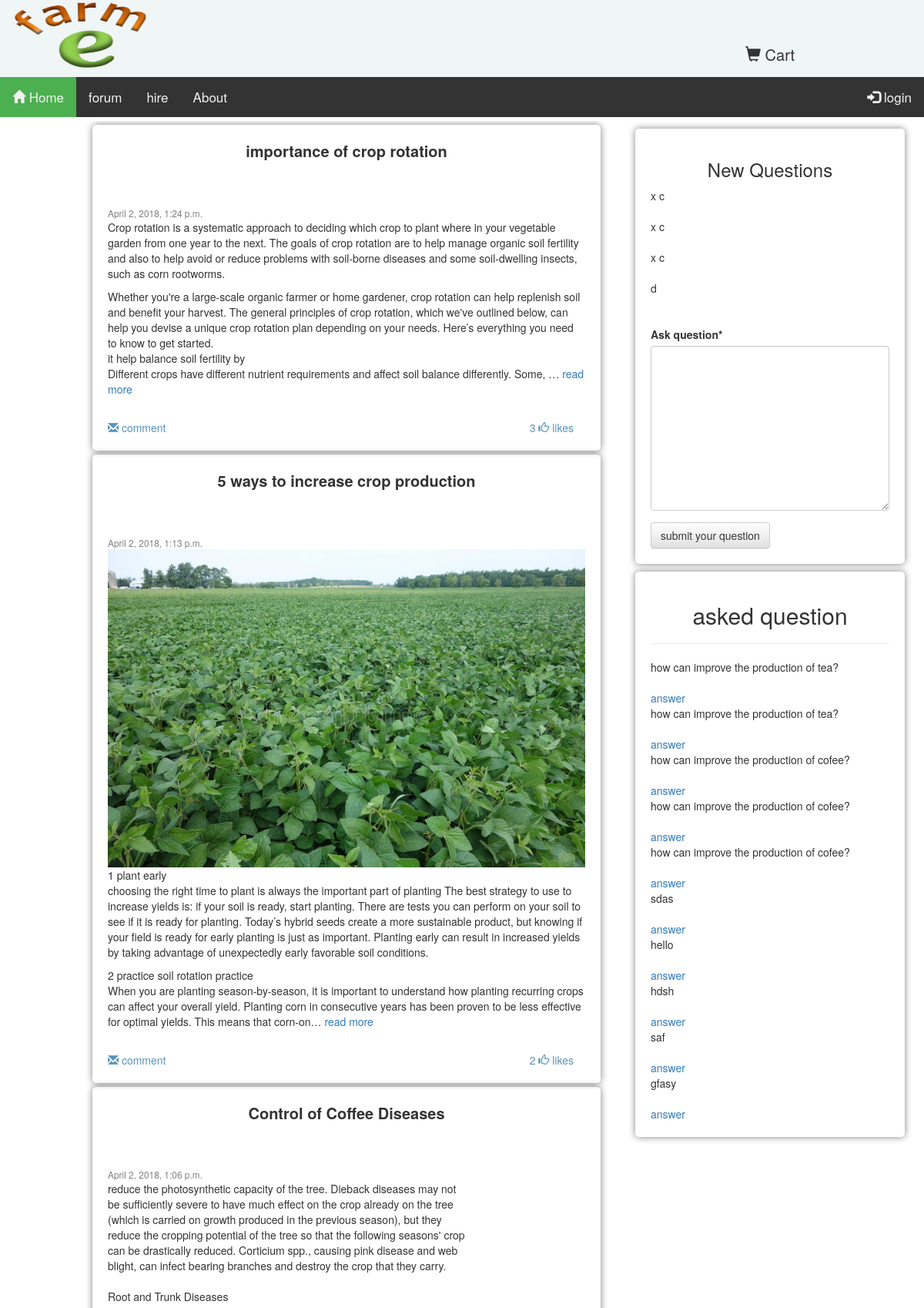
The app's page /forum/post/ (upper part), older data.
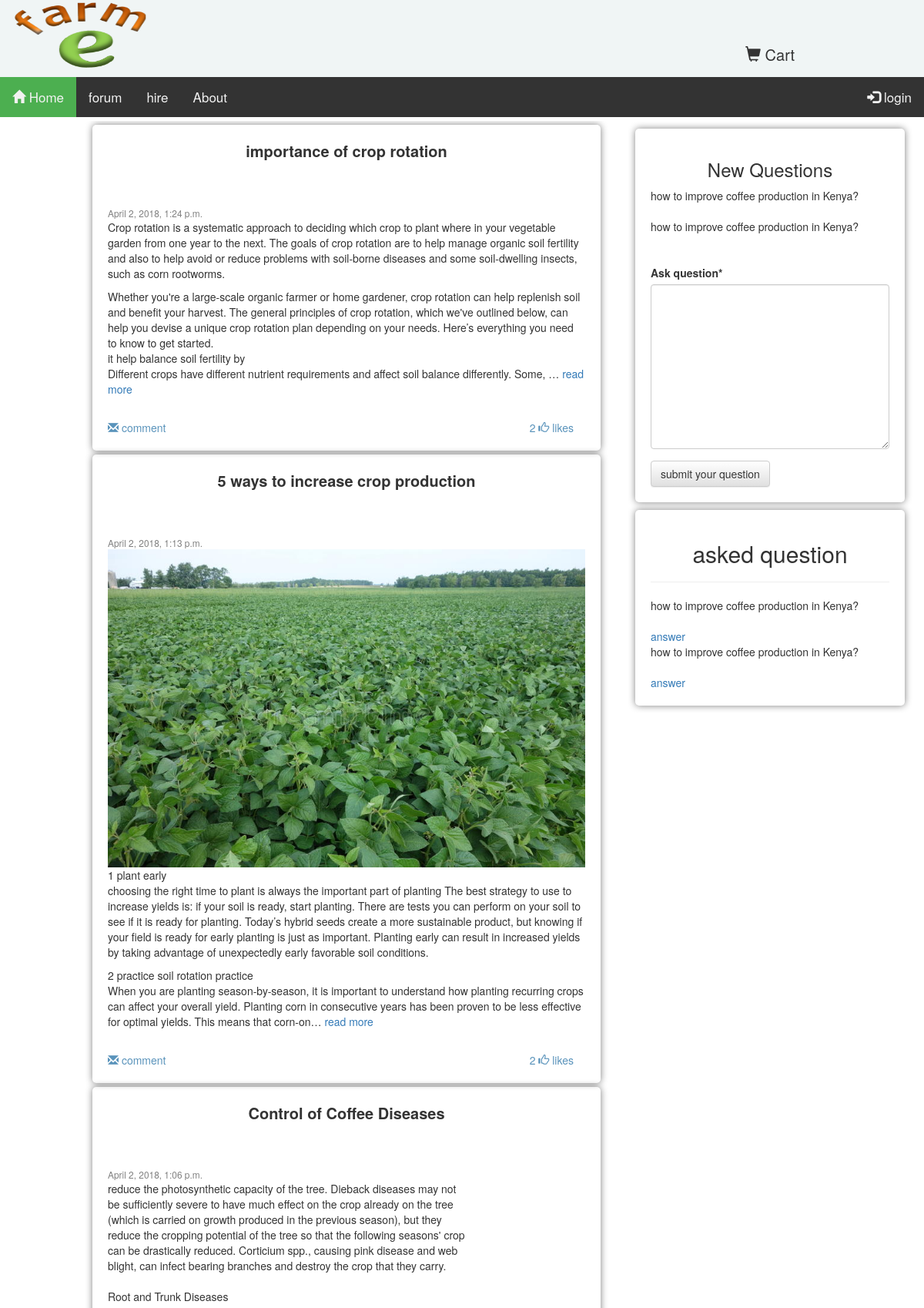
The same page, newer data.
### forum/models.py (models this page shows, shortened)
class Post(models.Model):
    title=models.CharField(max_length=250, db_index=True)
    image = models.ImageField(upload_to=upload, blank=True)
    Description=models.TextField()
    date = models.DateTimeField(auto_now_add=True)
    likes= models.ManyToManyField(settings.AUTH_USER_MODEL, blank=True, related_name='post_likes')
    class Meta:
        ordering=('-date',)
        index_together=(('id','title'),)
    def get_absolute_url(self):
        return reverse('post_details', args=[self.id ])

class Question(models.Model):
    user = models.ForeignKey(settings.AUTH_USER_MODEL,default=1,on_delete=models.CASCADE)
    ask_question =models.TextField()
    asked = models.DateTimeField(auto_now_add=True)
    class Meta:
        ordering =('asked',)
        get_latest_by ='asked'
    def get_url(self):
        return  reverse('quest', args=[self.id])

### forum/views.py (the view)
# urls.py: url(r'post/',views.postView, name='postview'),
def postView(request,q_id=None):
    posts = Post.objects.all()
    questions = Question.objects.all()
    new_questions=Question.objects.order_by('-asked')[0:4]
    paginator = Paginator(questions, 10)
    page = request.GET.get('page')
    try:
        questions = paginator.page(page)
    except PageNotAnInteger:
        questions = paginator.page(1)
    except EmptyPage:
        questions = paginator.page(paginator.num_pages)
    if request.method =='POST':
        Q_form=QuestionForm(request.POST)
        if Q_form.is_valid():
            cd = Q_form.cleaned_data
            Q_form.save()
    else:
        Q_form=QuestionForm()
    return render(request, 'forum/blog.html', {'posts': posts,
                                               'Q_form':Q_form,
                                               'questions':questions,
                                               'new_questions':new_questions,
                                               }
                  )

### forum/forms.py
class QuestionForm(forms.ModelForm):
    class Meta:
        model=Question
        fields=['ask_question',]
        widgets={'ask_question': forms.Textarea(attrs={'class':'input'})}

### cart/cart.py (called while the page is built)
	def __len__(self):
		return sum(item['quantity' ] for item in self.cart.values())

### cart/context_processors.py (called while the page is built)
def cart(request):
	return {'cart': Cart(request)}

### efarm/templates/forum/blog.html (shortened to what this page needs)
{% extends "shop/base.html" %}
{% load crispy_forms_tags %}
{% load post_tags %}
{% load staticfiles %}
{% block content %}
<div class="col-md-1 col-sm-0 col-xs-0">
</div>
<div  class=" post col-md-7 col-sm-9 col-xs-12">
    {% for post in posts %}
    <div class="pst">
            <div style="font-weight:bold; font-size:20px;"><center>{{ post.title }}</center><br><br></div>
              <small><div class="dat"  >{{ post.date }}</div></small>
                    {% if post.image %}
                    <img src="{{post.image.url}} " style="height:auto;width:680px" class="img-responsive">
                    {% endif %}
                {{post.Description|linebreaks|safe|truncatechars:800 }}
        <a href="{{post.get_absolute_url}}">read more</a><br><br>
        <div style="float:right; padding-right:15px; color:#5993bb;">{% with post.likes.count as total_likes %}{{ total_likes}} <span class="glyphicon glyphicon-thumbs-up"  ></span> like{{total_likes|pluralize}}</div>{% endwith %}
            <div style="color:#5993bb;">
                {% with comments.count as total_comments %}
               <span class="glyphicon glyphicon-envelope"></span> {{ total_comments }} comment{{ total_comments|pluralize }}
                {% endwith %}
                </div>
        </div>
        {% endfor%}
</div>
<div class="col-md-4 col-sm-12 col-xs-12">
    <div class="que">
        <center><h3>New Questions </h3></center>
        {% for quiz in new_questions %}
        {{quiz.ask_question}}<br><br>
        {% endfor %}
        <br>
        <form method="POST" action="."  id="post-form">
            {{Q_form|crispy}}
            <input type="submit" value="submit your question" class="btn btn-default">
        </form>
    </div>
    <div class="que">
<center><h2>asked question<hr></h2></center>
        {%  for question in questions %}
         {{question.ask_question}}<br><br>
        <a href="{{question.get_url}}">answer</a><br>
        {% endfor %}
    </div>
</div>
{% endblock %}

Row changes from the older to the newer data that the page shows:
removed Question: ask_question "x c", shown under "New Questions"
removed Question: ask_question "x c", shown under "New Questions"
removed Question: ask_question "x c", shown under "New Questions"
removed Question: ask_question "d", shown under "New Questions"
removed Question: ask_question "how can improve the production of tea?", shown under "asked question"
removed Question: ask_question "how can improve the production of tea?", shown under "asked question"
removed Question: ask_question "how can improve the production of cofee?", shown under "asked question"
removed Question: ask_question "how can improve the production of cofee?", shown under "asked question"
removed Question: ask_question "how can improve the production of cofee?", shown under "asked question"
removed Question: ask_question "sdas", shown under "asked question"
removed Question: ask_question "hello", shown under "asked question"
removed Question: ask_question "hdsh", shown under "asked question"
removed Question: ask_question "saf", shown under "asked question"
removed Question: ask_question "gfasy", shown under "asked question"
computed for Post "importance of crop rotation": likes.count "3" → "2"
added Question: ask_question "how to improve coffee production in Kenya?"
added Question: ask_question "how to improve coffee production in Kenya?"
